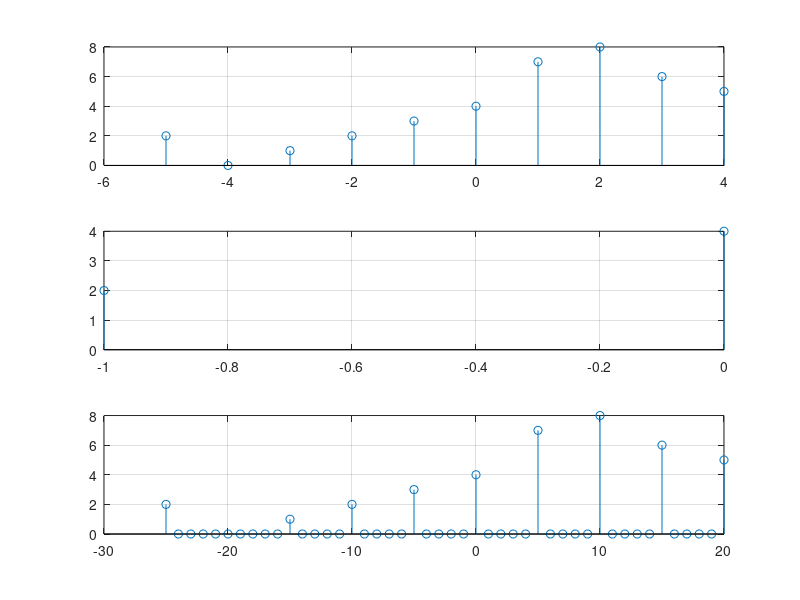

MATLAB code for this plot:
close all;
clear;
clc;

x=-5:1:4;
y=[2 0 1 2 3 4 7 8 6 5];
value=input('enter scalling factor:');

subplot(3,1,1);
stem(x,y);
grid on;

temp=1;
for i=1:length(x)
    if(rem(x(i),value)==0)
        x1(temp)=x(i)./value;
        y1(temp)=y(i);
        temp=temp+1;
    end
end

subplot(3,1,2);
stem(x1,y1);
grid on;

temp=1;
low=min(x)*value;
high=max(x)*value;
x2=low:1:high;
y2=zeros(1,length(x2));

for i=1:length(x2)
    if(rem(x2(i),value)==0)
     y2(i)=y(temp);
     temp=temp+1;
    end
end

subplot(3,1,3);
stem(x2,y2);
grid on;
